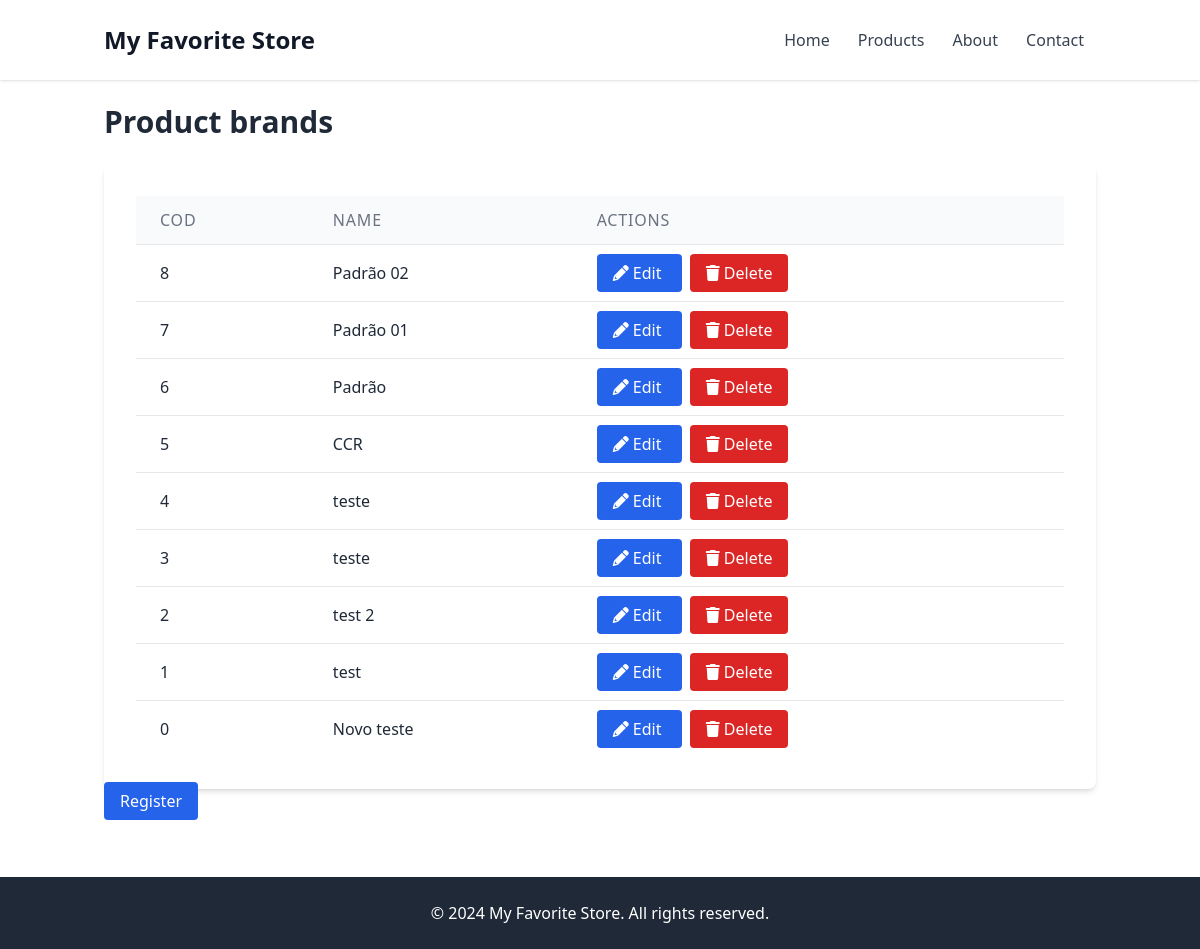
The page /brand/list/ on the database as committed earlier.
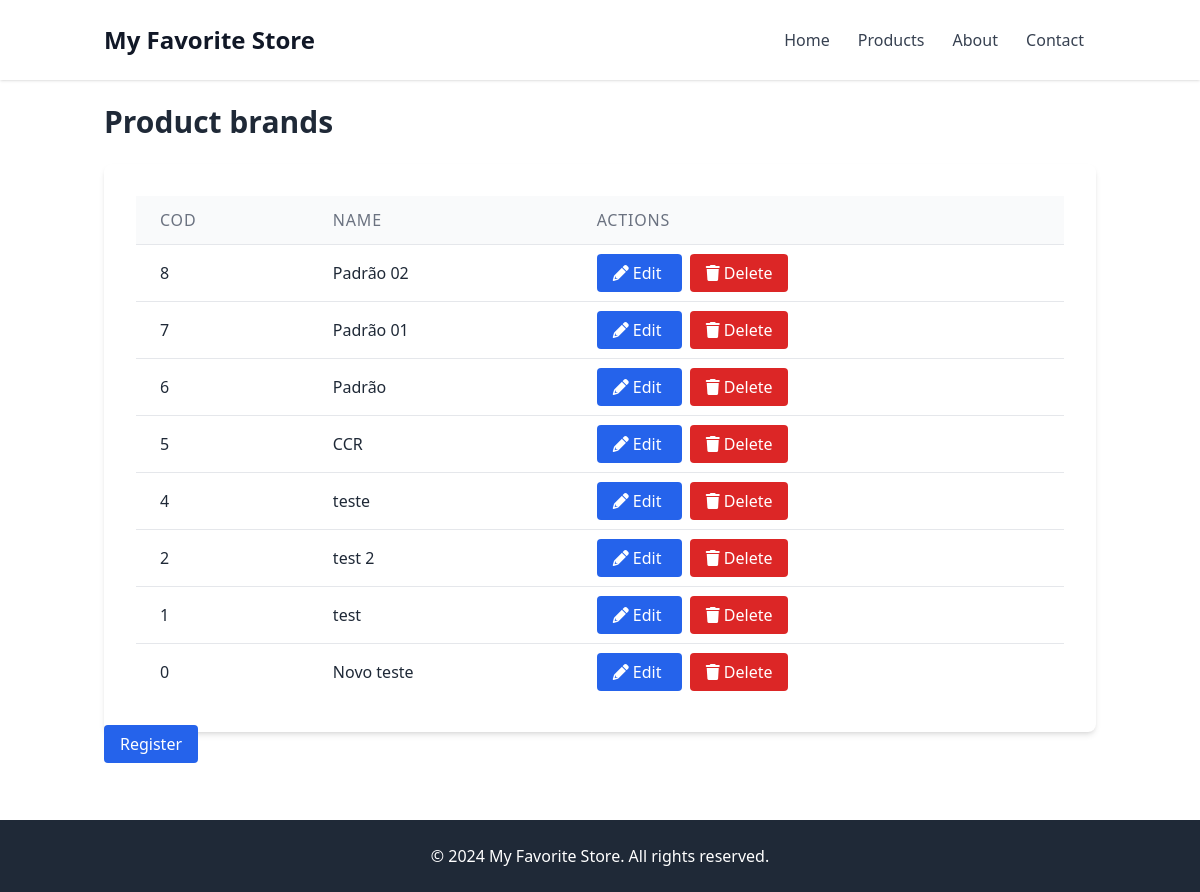
The same page on the database as committed later.
### WebStoreApp/models.py (models this page shows, shortened)
class BaseModel(models.Model):
    ACTIVE_STORE = [
        (1,'Yes'),
        (0,'No'),
    ]
    created_at = models.DateTimeField(auto_now_add=True)
    updated_at = models.DateTimeField(auto_now=True)
    deleted_at = models.DateTimeField(null=True, default=None)
    created_by_user_id = models.ForeignKey(User, on_delete=models.CASCADE, null=True, default=None, related_name='created_%(class)s_set')
    updated_by_user_id = models.ForeignKey(User, on_delete=models.CASCADE, null=True, default=None, related_name='updated_%(class)s_set')
    deleted_by_user_id = models.ForeignKey(User, on_delete=models.CASCADE, null=True, default=None, related_name='deleted_%(class)s_set')
    active = models.IntegerField(max_length=1, choices=ACTIVE_STORE)
    class Meta:
        abstract = True

class ProductBrand(BaseModel):
    name = models.CharField(max_length=255, null=False, help_text="The brand's name")

### WebStoreApp/views.py (the view)
# urls.py: path("brand/list/", views.brand_list, name='brand_list'),
def brand_list(request, template_name='product_brand/brand_list.html'):
    query = request.GET.get('search')
    if query:
        items = ProductBrand.objects.filter(name__icontains=query).order_by('-id')
    else:
        items = ProductBrand.objects.all().order_by('-id')
    return render(request, template_name, {'items':items})

### WebStoreApp/templates/product_brand/brand_list.html (shortened to what this page needs)
{% extends "base.html" %}
{% block content %}
<div class="container mx-auto px-4 py-6">
    <h1 class="text-3xl font-bold mb-6">Product brands</h1>
    <div class="bg-white p-8 rounded-lg shadow-md">
        <table class="min-w-full divide-y divide-gray-200 rounded-lg" >
            <thead class="bg-gray-50">
                <tr>
                    <th class="px-6 py-3 text-left text-md font-medium text-gray-500 uppercase tracking-wider rounded-tl-2x " >COD</th>
                    <th class="px-6 py-3 text-left text-md font-medium text-gray-500 uppercase tracking-wider ">Name</t2xh>
                    <th class="px-6 py-3 text-left text-md font-medium text-gray-500 uppercase tracking-wider rounded-tr-2xlg ">Actions</th>
                </tr>
            </thead>
            <tbody class="bg-white divide-y divide-gray-200">
                {% for item in items %}
                    <tr class="" >
                        <td class="px-6 py-4 whitespace-nowrap" >{{item.pk}}</td>
                        <td class="px-6 py-4 whitespace-nowrap" >{{item.name}}</td>
                        <td class="px-6 py-4 whitespace-nowrap" >
                            <a href="{% url 'brand_edit' pk=item.pk %}" class="bg-blue-600 text-white px-4 py-2 rounded hover:bg-blue-500 mr-2">
                                <i class="fa fa-pencil" ></i> Edit
                            </a>
                            <a href="{% url 'brand_delete' pk=item.pk %}" class="bg-red-600 text-white px-4 py-2 rounded hover:bg-red-500">
                                <i class="fa fa-trash" ></i>  Delete
                            </a>
                        </td>
                    </tr>
                {% endfor %}
            </tbody>
        </table>
    </div>
    <a href="{% url 'brand_create' %}" class="bg-blue-600 text-white px-4 py-2 rounded hover:bg-blue-500">Register</a>
</div>
{% endblock %}

Rows that differ between the two databases and show on the page:
removed ProductBrand: pk "3", name "teste"
